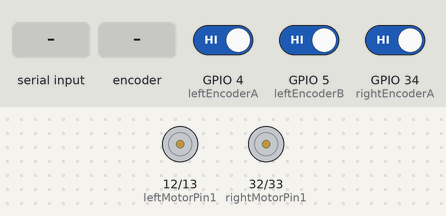
Bench run of a sketch on a simulated ESP32. On the bench: motor-driver pin pairs drawn as motors (green arrow = first pin HIGH = forward, orange = second pin HIGH = backward, longer = more drive, scaled by the enable pin). The inputs (shaded band) are chosen by the test bench; at power-on: GPIO 4 (leftEncoderA) HIGH, GPIO 5 (leftEncoderB) HIGH, GPIO 34 (rightEncoderA) HIGH. Nothing arrives over Bluetooth unless stated.

Above: at 1.2 s.
1.3 s: "30,150,10\n" received over the second serial link
At 1.46 s:
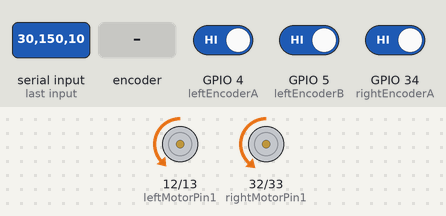
At 2.37 s:
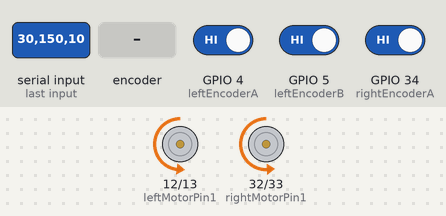
4.3 s: "30,150,10\n" received over the second serial link
At 4.8 s:
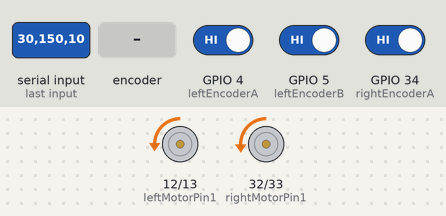
7.3 s: rotary encoder on GPIO 4 (leftEncoderA) / GPIO 5 (leftEncoderB) turned 1 step (first pin leading)
Timing chart, 0 to 10.7 s (numbered marks = the images above; inputs shaded):
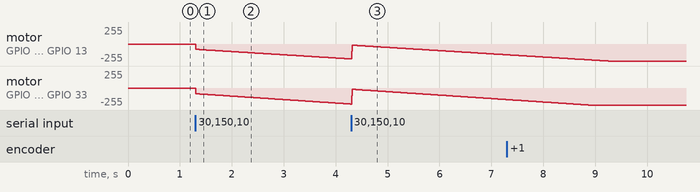

The sketch:

Position_Speed_V2.ino
```cpp
#include <BluetoothSerial.h>
#include <Arduino.h>
#include <math.h>

BluetoothSerial SerialBT;

// Pin definitions [Your existing pin definitions]
// === Pin Definitions ===

// Encoder Pins
//left encoder (unchanged)
#define leftEncoderA 4  // Changed to match your new setup
#define leftEncoderB 5  // Changed to match your new setup

//right encoder (unchanged)
#define rightEncoderA 34  // Changed to match your new setup
#define rightEncoderB 35  // Changed to match your new setup

// Motor Driver Pins
// Right Motor
int rightMotorPin1 = 32;
int rightMotorPin2 = 33;
int enable1Pin = 14;

// Left Motor
int leftMotorPin1 = 12;
int leftMotorPin2 = 13;
int enable2Pin = 15;

// Encoder variables
volatile long leftCounter = 0, rightCounter = 0;
volatile bool changeLeft = false, changeRight = false;
unsigned long lastTime, currentTime;
double leftEncoderSpeed, rightEncoderSpeed;  // Speed in meters/second

// PID Constants
const float KP_L = 1.8;
const float KI_L = 5.0;
const float KD_L = 0.1;
const float KP_R = 1.8;
const float KI_R = 5.0;
const float KD_R = 0.1;

// Robot Physical Parameters
const float WHEEL_RADIUS = 0.065;  // meters
const float WHEEL_BASE = 0.26;     // meters
const float PULSES_PER_REV = 700;
const float POSITION_TOLERANCE = 0.05;  // meters
const float ANGLE_TOLERANCE = 0.05;     // radians

// Encoder calculation constants
const double metersToPulses = PULSES_PER_REV / (2 * PI * WHEEL_RADIUS);  // Pulses per meter
const long encoderInterval = 10;        // Update interval in ms

// Target values (will be set via Bluetooth)
float target_x = 0.0;
float target_y = 0.0;
float target_speed = 0.0;

// === LEDC Channels and Configuration ===
const int freq = 30000;
const int resolution = 8;

// PID variables for each motor
struct PIDController {
    float integral = 0;
    float prev_error = 0;
    float prev_time = 0;

    float compute(float setpoint, float measurement, float kp, float ki, float kd) {
        float current_time = millis() / 1000.0;
        float dt = current_time - prev_time;
        if (dt == 0) return 0;

        float error = setpoint - measurement;
        integral += error * dt;
        float derivative = (error - prev_error) / dt;

        float output = kp * error + ki * integral + kd * derivative;

        prev_error = error;
        prev_time = current_time;
        return output;
    }

    void reset() {
        integral = 0;
        prev_error = 0;
    }
};

PIDController left_pid, right_pid;

// Encoder variables
volatile long left_count = 0;
volatile long right_count = 0;
volatile long prev_left_count = 0;
volatile long prev_right_count = 0;


// Encoder variables for RPM calculation
volatile long leftCount = 0, rightCount = 0;
unsigned long rpmLastTime = 0;
float leftRPM = 0, rightRPM = 0;

// Position tracking variables
float x_pos = 0, y_pos = 0, theta = 0;
volatile long left_pos = 0, right_pos = 0;

void IRAM_ATTR leftEncoderISR() {
    bool A = digitalRead(leftEncoderA);
    bool B = digitalRead(leftEncoderB);
    leftCount += (A == B) ? 1 : -1;
    left_pos += (A == B) ? 1 : -1;
}

void IRAM_ATTR rightEncoderISR() {
    bool A = digitalRead(rightEncoderA);
    bool B = digitalRead(rightEncoderB);
    rightCount += (A == B) ? -1 : 1;  // Inverted logic for right motor
    right_pos += (A == B) ? -1 : 1;
}

void setup() {
  // sets the pins as outputs:
  // Right Motor
  pinMode(rightMotorPin1, OUTPUT);
  pinMode(rightMotorPin2, OUTPUT);
  pinMode(enable1Pin, OUTPUT);

  // Left Motor
  pinMode(leftMotorPin1, OUTPUT);
  pinMode(leftMotorPin2, OUTPUT);
  pinMode(enable2Pin, OUTPUT);

  // Configure PWM
  ledcAttach(enable1Pin, freq, resolution);
  ledcAttach(enable2Pin, freq, resolution);

  // Set up encoder pins
  pinMode(leftEncoderA, INPUT_PULLUP);
  pinMode(leftEncoderB, INPUT_PULLUP);
  pinMode(rightEncoderA, INPUT_PULLUP);
  pinMode(rightEncoderB, INPUT_PULLUP);

  // Attach interrupts for encoders
  attachInterrupt(digitalPinToInterrupt(leftEncoderA), leftEncoderISR, RISING);
  attachInterrupt(digitalPinToInterrupt(rightEncoderA), rightEncoderISR, RISING);

  Serial.begin(115200);
  SerialBT.begin("ESP32_Robot_Position");
}

void updateRPM() {
    if (millis() - rpmLastTime >= 1000) {  // Update every second
        leftRPM = (leftCount / PULSES_PER_REV) * 60.0;
        rightRPM = (rightCount / PULSES_PER_REV) * 60.0;

        leftCount = 0;
        rightCount = 0;
        rpmLastTime = millis();
    }
}

void updateOdometry() {
    static unsigned long last_time = 0;
    unsigned long current_time = millis();
    float dt = (current_time - last_time) / 1000.0;
    if (dt == 0) return;

    // Calculate wheel velocities using total position counts
    float left_delta = ((left_pos - prev_left_count) / PULSES_PER_REV) * (2 * PI * WHEEL_RADIUS);
    float right_delta = ((right_pos - prev_right_count) / PULSES_PER_REV) * (2 * PI * WHEEL_RADIUS);

    float distance = (left_delta + right_delta) / 2.0;
    float d_theta = (right_delta - left_delta) / WHEEL_BASE;

    x_pos += distance * cos(theta + d_theta/2);
    y_pos += distance * sin(theta + d_theta/2);
    theta = fmod(theta + d_theta + PI, 2*PI) - PI;

    prev_left_count = left_pos;
    prev_right_count = right_pos;
    last_time = current_time;
}

void processCommand() {
    if (SerialBT.available()) {
        String cmd = SerialBT.readStringUntil('\n');
        int first_comma = cmd.indexOf(',');
        int second_comma = cmd.indexOf(',', first_comma + 1);

        if (first_comma > 0 && second_comma > first_comma) {
            target_x = cmd.substring(0, first_comma).toFloat();
            target_y = cmd.substring(first_comma + 1, second_comma).toFloat();
            target_speed = cmd.substring(second_comma + 1).toFloat();

            // Reset PID controllers when new target received
            left_pid.reset();
            right_pid.reset();

            SerialBT.printf("New target: %.2f, %.2f at speed %.2f\n",
                           target_x, target_y, target_speed);
        }
    }
}

void moveToPosition() {
    float dx = target_x - x_pos;
    float dy = target_y - y_pos;
    float distance = sqrt(dx*dx + dy*dy);

    if (distance < POSITION_TOLERANCE) {
        stopMotors();
        SerialBT.println("Target reached!");
        return;
    }

    // Calculate target angle and error
    float target_angle = atan2(dy, dx);
    float angle_error = fmod(target_angle - theta + PI, 2*PI) - PI;

    // Calculate desired wheel velocities
    float v = target_speed * (distance > 0.1 ? 1.0 : distance/0.1);  // Ramp down speed near target
    float omega = 2.0 * angle_error;  // Proportional angle correction

    float v_left = v - omega * WHEEL_BASE / 2;
    float v_right = v + omega * WHEEL_BASE / 2;

    // Get current wheel velocities
    float left_velocity = getWheelVelocity(left_count, prev_left_count);
    float right_velocity = getWheelVelocity(right_count, prev_right_count);

    // Compute PID outputs
    float left_output = left_pid.compute(v_left, left_velocity, KP_L, KI_L, KD_L);
    float right_output = right_pid.compute(v_right, right_velocity, KP_R, KI_R, KD_R);

    // Apply motor commands
    setMotorPWM(left_output, right_output);
}

float getWheelVelocity(long current_count, long prev_count) {
    static unsigned long last_time = 0;
    unsigned long current_time = millis();
    float dt = (current_time - last_time) / 1000.0;
    if (dt == 0) return 0;

    float delta_distance = (current_count - prev_count) / PULSES_PER_REV * 2 * PI * WHEEL_RADIUS;
    last_time = current_time;
    return delta_distance / dt;
}

void stopMotors() {
    digitalWrite(leftMotorPin1, LOW);
    digitalWrite(leftMotorPin2, LOW);
    digitalWrite(rightMotorPin1, LOW);
    digitalWrite(rightMotorPin2, LOW);
    analogWrite(enable1Pin, 0);
    analogWrite(enable2Pin, 0);
}

void setMotorPWM(float left_pwm, float right_pwm) {
    // Constrain and apply PWM values
    left_pwm = constrain(left_pwm, -255, 255);
    right_pwm = constrain(right_pwm, -255, 255);

    // Set motor directions
    digitalWrite(leftMotorPin1, left_pwm >= 0 ? LOW : HIGH);
    digitalWrite(leftMotorPin2, left_pwm >= 0 ? HIGH : LOW);
    digitalWrite(rightMotorPin1, right_pwm >= 0 ? LOW : HIGH);
    digitalWrite(rightMotorPin2, right_pwm >= 0 ? HIGH : LOW);

    // Set PWM values
    analogWrite(enable1Pin, abs(left_pwm));
    analogWrite(enable2Pin, abs(right_pwm));
}

void loop() {
    processCommand();
    updateRPM();
    updateOdometry();
    moveToPosition();

    static unsigned long last_status = 0;
    if (millis() - last_status > 100) {
        SerialBT.printf("RPM L:%.1f RPM   R:%.1f RPM\n", leftRPM, rightRPM);
        SerialBT.printf("POS: %.2f m, %.2f m, %.2f degrees\n", x_pos, y_pos, theta * 180.0/PI);
        last_status = millis();
    }

    delay(10);
}
```

Measured:
- after the input at 1.3 s, motor on GPIO 12 (leftMotorPin1) / GPIO 13 (leftMotorPin2): moves from stopped to backward 224/255 over 3.0 s, starting at once
